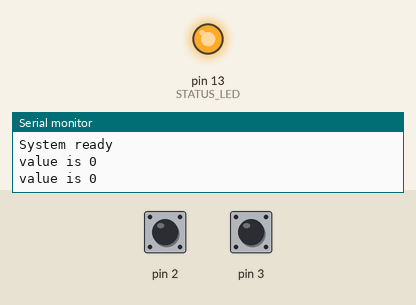
A sketch run on a simulated Arduino Uno, built with avr-gcc and run on an emulated ATmega328P. On the bench: output pins drawn as LEDs (lit = HIGH), the last lines printed to the serial monitor. Dashed ring = blinking. Inputs (shaded band) come from the test bench; at power-on: pin 2 HIGH, pin 3 HIGH.

Above: at 1.2 s.
1.3 s: pin 2 pulled LOW for 0.15 s
At 3.8 s:
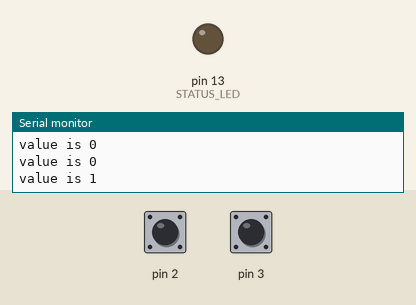
4.4 s: pin 3 pulled LOW for 0.15 s
At 6.0 s:
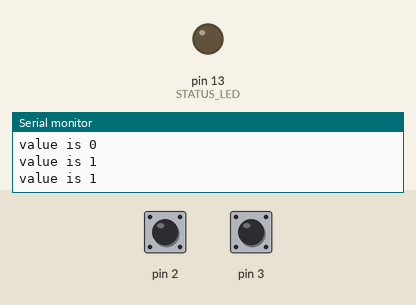
6.5 s: pin 2 pulled LOW for 1 s
At 10.4 s:
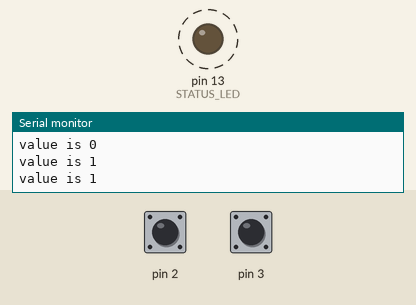
10.5 s: pin 3 pulled LOW for 1 s
At 11.5 s:
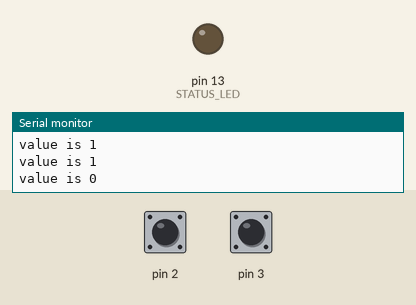
Timing chart, 0 to 13.5 s (numbered marks = the images above; inputs shaded):
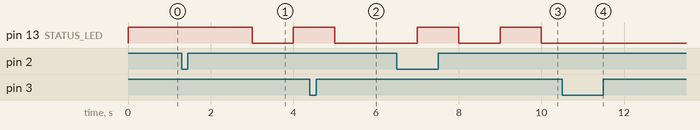

The sketch:

DelayInInterruptTest.ino
```cpp
/* Demo will blink the LED connected to digital pin 13 if the interrrupt on INT0 is triggered
 *  and will stop the LED blink if the interrupt on INT1 is triggered.
 */
#define STATUS_LED 13
volatile int intVal = 0;

void setVal()
{
  intVal = 1;
}
void resetVal()
{
  intVal= 0;
}

void setup() {
  // put your setup code here, to run once:
  Serial.begin(9600);
  Serial.println("System ready");
  // Make the interrupt pins as input and enable the pullup resistors
  pinMode(2,INPUT);
  pinMode(3,INPUT);
  digitalWrite(2,HIGH);
  digitalWrite(3,HIGH);

  attachInterrupt(0, setVal, FALLING);
  attachInterrupt(1, resetVal, FALLING);
  pinMode(STATUS_LED,OUTPUT);
  digitalWrite(STATUS_LED,HIGH);  // Output HIGH to indicate system is ready


}

void loop() {
  Serial.print("value is " );
  Serial.println(intVal);
  // put your main code here, to run repeatedly:
  if(intVal == 1)
  {
    // Blink the status LED
    digitalWrite(STATUS_LED,HIGH);
    delay(1000);
    digitalWrite(STATUS_LED,LOW);
    delay(1000);
  }
  else
  {
    // No action to perform
    delay(1000);
  }
}
```

Measured:
- after the input at 1.3 s, pin 13 (STATUS_LED): HIGH → LOW after 1.7 s, → HIGH 1.0 s later
- after the input at 4.4 s, pin 13 (STATUS_LED): goes on until 5.0 s, then stays LOW
- after the input at 6.5 s, pin 13 (STATUS_LED): alternates HIGH for 1.0 s and LOW for 1.0 s, starting after 0.50 s
- after the input at 10.5 s, pin 13 (STATUS_LED): stays LOW (without the input it goes to HIGH after 0.50 s)
